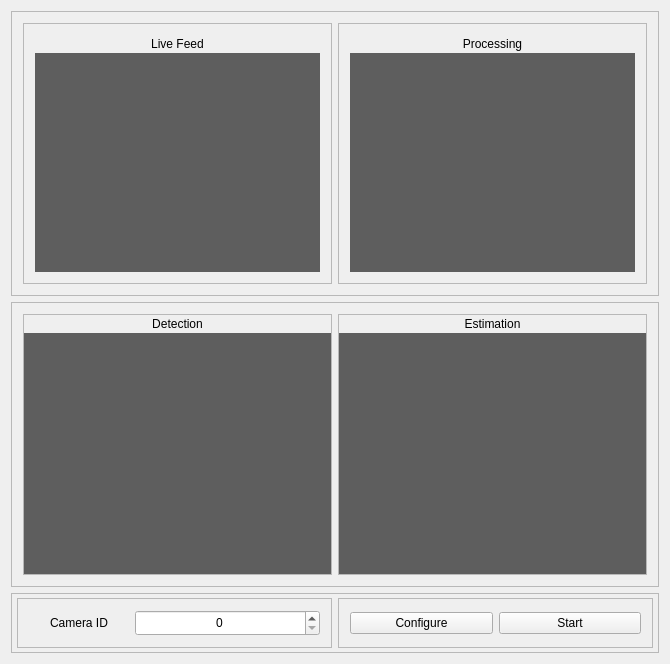
<?xml version="1.0" encoding="UTF-8"?>
<ui version="4.0">
 <class>MainWindow</class>
 <widget class="QMainWindow" name="MainWindow">
  <property name="geometry">
   <rect>
    <x>0</x>
    <y>0</y>
    <width>670</width>
    <height>664</height>
   </rect>
  </property>
  <property name="windowTitle">
   <string>Control Center</string>
  </property>
  <property name="windowIcon">
   <iconset resource="resources.qrc">
    <normaloff>:/icons/logo/logo.png</normaloff>:/icons/logo/logo.png</iconset>
  </property>
  <widget class="QWidget" name="centralWidget">
   <layout class="QVBoxLayout" name="verticalLayout_15">
    <item>
     <widget class="QFrame" name="frame_5">
      <property name="frameShape">
       <enum>QFrame::StyledPanel</enum>
      </property>
      <property name="frameShadow">
       <enum>QFrame::Raised</enum>
      </property>
      <layout class="QVBoxLayout" name="verticalLayout_9">
       <item>
        <layout class="QHBoxLayout" name="horizontalLayout">
         <item>
          <widget class="QFrame" name="frame_3">
           <property name="frameShape">
            <enum>QFrame::StyledPanel</enum>
           </property>
           <property name="frameShadow">
            <enum>QFrame::Raised</enum>
           </property>
           <layout class="QVBoxLayout" name="verticalLayout_6">
            <item>
             <layout class="QVBoxLayout" name="verticalLayout_4">
              <property name="spacing">
               <number>0</number>
              </property>
              <item>
               <widget class="QLabel" name="label_2">
                <property name="maximumSize">
                 <size>
                  <width>16777215</width>
                  <height>18</height>
                 </size>
                </property>
                <property name="text">
                 <string>Live Feed</string>
                </property>
                <property name="alignment">
                 <set>Qt::AlignCenter</set>
                </property>
               </widget>
              </item>
              <item>
               <widget class="QLabel" name="displayCameraFeed">
                <property name="styleSheet">
                 <string notr="true">background-color:rgb(94, 94, 94)</string>
                </property>
                <property name="text">
                 <string/>
                </property>
               </widget>
              </item>
             </layout>
            </item>
           </layout>
          </widget>
         </item>
         <item>
          <widget class="QFrame" name="frame_4">
           <property name="frameShape">
            <enum>QFrame::StyledPanel</enum>
           </property>
           <property name="frameShadow">
            <enum>QFrame::Raised</enum>
           </property>
           <layout class="QVBoxLayout" name="verticalLayout_8">
            <item>
             <layout class="QVBoxLayout" name="verticalLayout_2">
              <property name="spacing">
               <number>0</number>
              </property>
              <property name="leftMargin">
               <number>0</number>
              </property>
              <property name="topMargin">
               <number>0</number>
              </property>
              <property name="rightMargin">
               <number>0</number>
              </property>
              <property name="bottomMargin">
               <number>0</number>
              </property>
              <item>
               <widget class="QLabel" name="label_6">
                <property name="maximumSize">
                 <size>
                  <width>16777215</width>
                  <height>18</height>
                 </size>
                </property>
                <property name="layoutDirection">
                 <enum>Qt::LeftToRight</enum>
                </property>
                <property name="autoFillBackground">
                 <bool>false</bool>
                </property>
                <property name="frameShadow">
                 <enum>QFrame::Plain</enum>
                </property>
                <property name="text">
                 <string>Processing</string>
                </property>
                <property name="alignment">
                 <set>Qt::AlignCenter</set>
                </property>
               </widget>
              </item>
              <item>
               <widget class="QLabel" name="displayProcessedFrame">
                <property name="styleSheet">
                 <string notr="true">background-color:rgb(94, 94, 94)</string>
                </property>
                <property name="text">
                 <string/>
                </property>
               </widget>
              </item>
             </layout>
            </item>
           </layout>
          </widget>
         </item>
        </layout>
       </item>
      </layout>
     </widget>
    </item>
    <item>
     <widget class="QFrame" name="frame_6">
      <property name="frameShape">
       <enum>QFrame::StyledPanel</enum>
      </property>
      <property name="frameShadow">
       <enum>QFrame::Raised</enum>
      </property>
      <layout class="QHBoxLayout" name="horizontalLayout_3">
       <item>
        <widget class="QFrame" name="frame_10">
         <property name="frameShape">
          <enum>QFrame::StyledPanel</enum>
         </property>
         <property name="frameShadow">
          <enum>QFrame::Raised</enum>
         </property>
         <layout class="QVBoxLayout" name="verticalLayout_7">
          <property name="spacing">
           <number>0</number>
          </property>
          <property name="leftMargin">
           <number>0</number>
          </property>
          <property name="topMargin">
           <number>0</number>
          </property>
          <property name="rightMargin">
           <number>0</number>
          </property>
          <property name="bottomMargin">
           <number>0</number>
          </property>
          <item>
           <widget class="QLabel" name="label_3">
            <property name="maximumSize">
             <size>
              <width>16777215</width>
              <height>18</height>
             </size>
            </property>
            <property name="text">
             <string>Detection</string>
            </property>
            <property name="alignment">
             <set>Qt::AlignCenter</set>
            </property>
           </widget>
          </item>
          <item>
           <widget class="QLabel" name="displayDetectedPoints">
            <property name="styleSheet">
             <string notr="true">background-color:rgb(94, 94, 94)</string>
            </property>
            <property name="text">
             <string/>
            </property>
           </widget>
          </item>
         </layout>
        </widget>
       </item>
       <item>
        <widget class="QFrame" name="frame_11">
         <property name="frameShape">
          <enum>QFrame::StyledPanel</enum>
         </property>
         <property name="frameShadow">
          <enum>QFrame::Raised</enum>
         </property>
         <layout class="QVBoxLayout" name="verticalLayout_10">
          <property name="spacing">
           <number>0</number>
          </property>
          <property name="leftMargin">
           <number>0</number>
          </property>
          <property name="topMargin">
           <number>0</number>
          </property>
          <property name="rightMargin">
           <number>0</number>
          </property>
          <property name="bottomMargin">
           <number>0</number>
          </property>
          <item>
           <widget class="QLabel" name="label_4">
            <property name="maximumSize">
             <size>
              <width>16777215</width>
              <height>18</height>
             </size>
            </property>
            <property name="text">
             <string>Estimation</string>
            </property>
            <property name="alignment">
             <set>Qt::AlignCenter</set>
            </property>
           </widget>
          </item>
          <item>
           <widget class="QLabel" name="displayOutPut">
            <property name="styleSheet">
             <string notr="true">background-color:rgb(94, 94, 94)</string>
            </property>
            <property name="text">
             <string/>
            </property>
           </widget>
          </item>
         </layout>
        </widget>
       </item>
      </layout>
     </widget>
    </item>
    <item>
     <widget class="QFrame" name="frame_2">
      <property name="maximumSize">
       <size>
        <width>16777215</width>
        <height>60</height>
       </size>
      </property>
      <property name="frameShape">
       <enum>QFrame::StyledPanel</enum>
      </property>
      <property name="frameShadow">
       <enum>QFrame::Raised</enum>
      </property>
      <layout class="QHBoxLayout" name="horizontalLayout_2">
       <property name="leftMargin">
        <number>5</number>
       </property>
       <property name="topMargin">
        <number>0</number>
       </property>
       <property name="rightMargin">
        <number>5</number>
       </property>
       <property name="bottomMargin">
        <number>0</number>
       </property>
       <item>
        <widget class="QFrame" name="frame_7">
         <property name="minimumSize">
          <size>
           <width>0</width>
           <height>0</height>
          </size>
         </property>
         <property name="maximumSize">
          <size>
           <width>16777215</width>
           <height>50</height>
          </size>
         </property>
         <property name="frameShape">
          <enum>QFrame::StyledPanel</enum>
         </property>
         <property name="frameShadow">
          <enum>QFrame::Raised</enum>
         </property>
         <layout class="QVBoxLayout" name="verticalLayout_12">
          <item>
           <layout class="QHBoxLayout" name="horizontalLayout_4">
            <item>
             <widget class="QLabel" name="label_12">
              <property name="maximumSize">
               <size>
                <width>100</width>
                <height>27</height>
               </size>
              </property>
              <property name="text">
               <string>Camera ID</string>
              </property>
              <property name="alignment">
               <set>Qt::AlignCenter</set>
              </property>
             </widget>
            </item>
            <item>
             <widget class="QSpinBox" name="inputCameraId">
              <property name="maximumSize">
               <size>
                <width>9999</width>
                <height>27</height>
               </size>
              </property>
              <property name="alignment">
               <set>Qt::AlignCenter</set>
              </property>
             </widget>
            </item>
           </layout>
          </item>
         </layout>
        </widget>
       </item>
       <item>
        <widget class="QFrame" name="frame_9">
         <property name="maximumSize">
          <size>
           <width>9999</width>
           <height>50</height>
          </size>
         </property>
         <property name="frameShape">
          <enum>QFrame::StyledPanel</enum>
         </property>
         <property name="frameShadow">
          <enum>QFrame::Raised</enum>
         </property>
         <layout class="QHBoxLayout" name="horizontalLayout_5">
          <item>
           <widget class="QPushButton" name="btn_configure">
            <property name="maximumSize">
             <size>
              <width>9999</width>
              <height>16777215</height>
             </size>
            </property>
            <property name="text">
             <string>Configure</string>
            </property>
           </widget>
          </item>
          <item>
           <widget class="QPushButton" name="startBtn">
            <property name="maximumSize">
             <size>
              <width>9999</width>
              <height>16777215</height>
             </size>
            </property>
            <property name="text">
             <string>Start</string>
            </property>
           </widget>
          </item>
         </layout>
        </widget>
       </item>
      </layout>
     </widget>
    </item>
   </layout>
  </widget>
  <widget class="QMenuBar" name="menuBar">
   <property name="geometry">
    <rect>
     <x>0</x>
     <y>0</y>
     <width>670</width>
     <height>19</height>
    </rect>
   </property>
  </widget>
  <action name="actionQuit">
   <property name="text">
    <string>Quit</string>
   </property>
  </action>
  <action name="actionAbout_ANN_Trainer">
   <property name="text">
    <string>About ANN Trainer</string>
   </property>
  </action>
 </widget>
 <layoutdefault spacing="6" margin="11"/>
 <resources>
  <include location="resources.qrc"/>
 </resources>
 <connections/>
 <slots>
  <slot>startBtnClicked()</slot>
  <slot>selectBtnClicked()</slot>
 </slots>
</ui>
